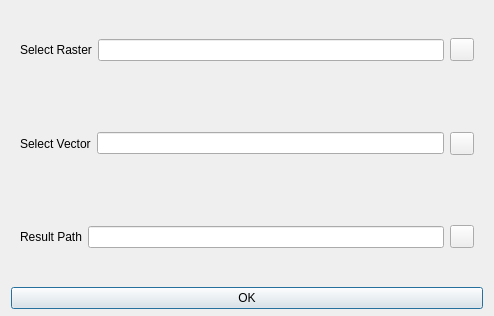
<?xml version="1.0" encoding="UTF-8"?>
<ui version="4.0">
 <class>rasterZonalStaticDialog</class>
 <widget class="QDialog" name="rasterZonalStaticDialog">
  <property name="geometry">
   <rect>
    <x>0</x>
    <y>0</y>
    <width>494</width>
    <height>316</height>
   </rect>
  </property>
  <property name="windowTitle">
   <string>Raster Zonal Static Parameter Settings</string>
  </property>
  <layout class="QVBoxLayout" name="verticalLayout">
   <property name="spacing">
    <number>6</number>
   </property>
   <property name="topMargin">
    <number>6</number>
   </property>
   <property name="bottomMargin">
    <number>7</number>
   </property>
   <item>
    <widget class="CardWidget" name="CardWidget_4">
     <property name="layoutDirection">
      <enum>Qt::LeftToRight</enum>
     </property>
     <layout class="QHBoxLayout" name="horizontalLayout_5">
      <item>
       <widget class="BodyLabel" name="BodyLabel">
        <property name="text">
         <string>Select Raster</string>
        </property>
       </widget>
      </item>
      <item>
       <widget class="LineEdit" name="inputLE"/>
      </item>
      <item>
       <widget class="ToolButton" name="selectInputFilePB"/>
      </item>
     </layout>
    </widget>
   </item>
   <item>
    <widget class="CardWidget" name="CardWidget_6">
     <property name="layoutDirection">
      <enum>Qt::LeftToRight</enum>
     </property>
     <layout class="QHBoxLayout" name="horizontalLayout_7">
      <item>
       <widget class="BodyLabel" name="BodyLabel_2">
        <property name="text">
         <string>Select Vector</string>
        </property>
       </widget>
      </item>
      <item>
       <widget class="LineEdit" name="inputShpLE"/>
      </item>
      <item>
       <widget class="ToolButton" name="selectInputShpPB"/>
      </item>
     </layout>
    </widget>
   </item>
   <item>
    <widget class="CardWidget" name="CardWidget">
     <property name="layoutDirection">
      <enum>Qt::LeftToRight</enum>
     </property>
     <layout class="QHBoxLayout" name="horizontalLayout">
      <item>
       <widget class="BodyLabel" name="BodyLabel_4">
        <property name="text">
         <string>Result Path</string>
        </property>
       </widget>
      </item>
      <item>
       <widget class="LineEdit" name="saveLE"/>
      </item>
      <item>
       <widget class="ToolButton" name="selectSaveFilePB"/>
      </item>
     </layout>
    </widget>
   </item>
   <item>
    <widget class="PushButton" name="runPB">
     <property name="text">
      <string>OK</string>
     </property>
    </widget>
   </item>
  </layout>
 </widget>
 <customwidgets>
  <customwidget>
   <class>PushButton</class>
   <extends>QPushButton</extends>
   <header>qfluentwidgets</header>
  </customwidget>
  <customwidget>
   <class>ToolButton</class>
   <extends>QToolButton</extends>
   <header>qfluentwidgets</header>
  </customwidget>
  <customwidget>
   <class>CardWidget</class>
   <extends>QFrame</extends>
   <header>qfluentwidgets</header>
   <container>1</container>
  </customwidget>
  <customwidget>
   <class>BodyLabel</class>
   <extends>QLabel</extends>
   <header>qfluentwidgets</header>
  </customwidget>
  <customwidget>
   <class>LineEdit</class>
   <extends>QLineEdit</extends>
   <header>qfluentwidgets</header>
  </customwidget>
 </customwidgets>
 <resources/>
 <connections/>
</ui>
